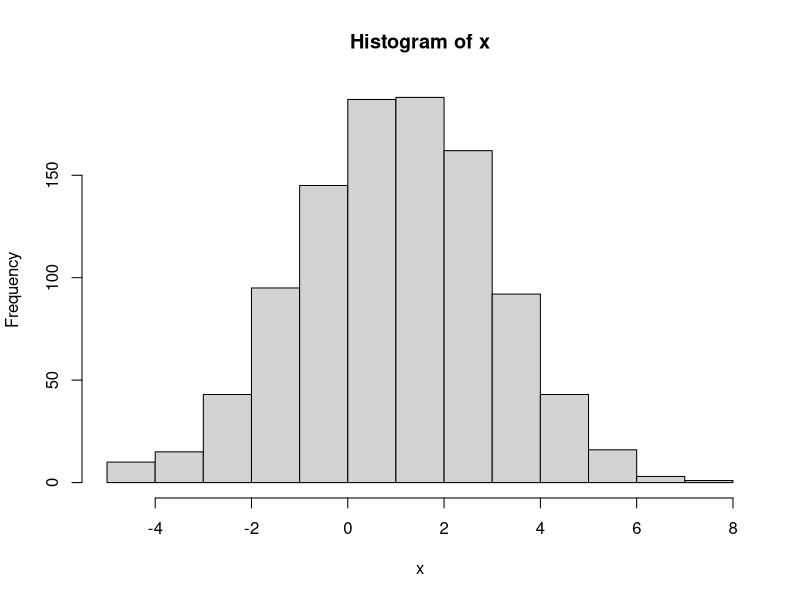
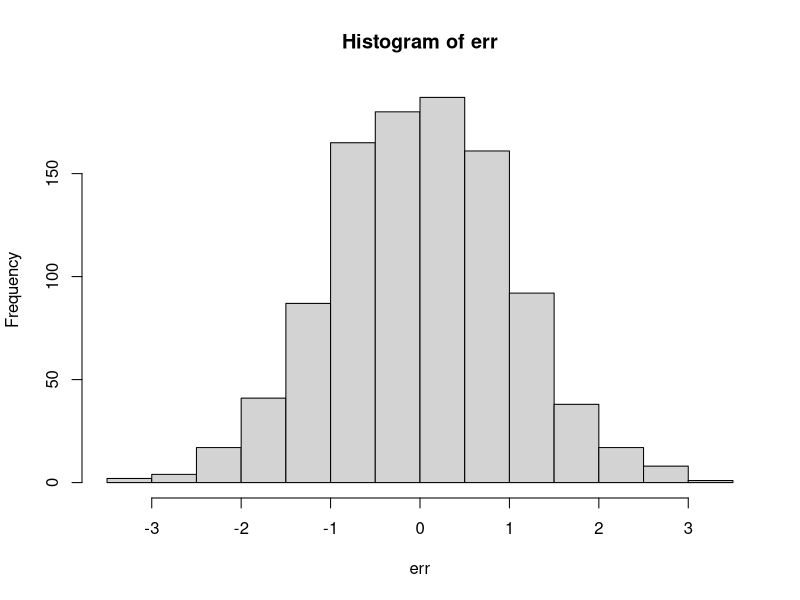
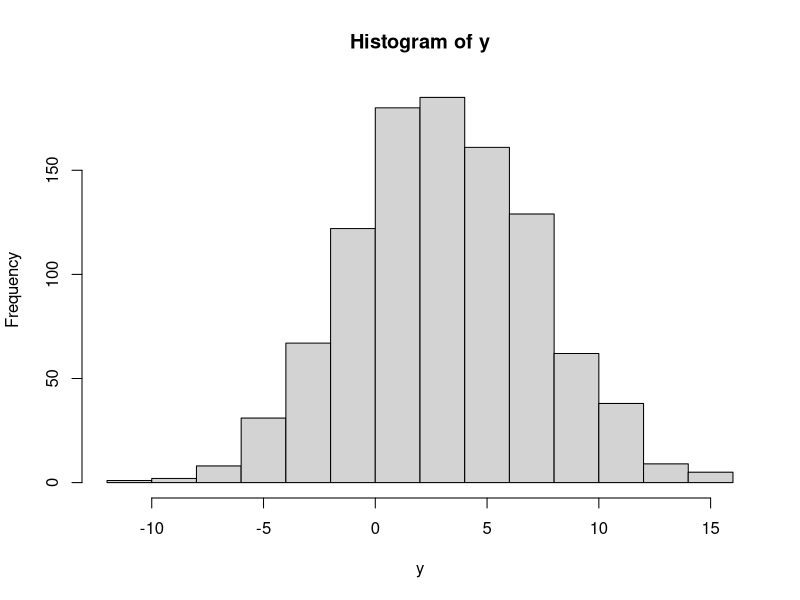

Write the R code that produced these figures, in order.
# regression simulation 
## these are true values of beta. 
beta0=5 
beta1=-2
x=rnorm(1000,1,2)
hist(x)
err=rnorm(1000,0,1)
hist(err)
y=beta0+beta1*x+err
hist(y)
# run using package
reg.package=lm(y~x);summary(reg.package)

# now use matrix algebra to get to same results. 

#soln from slides will be 
# beta hat = inv(X'X)X'y , remember X has intercept column alsp 

# first update X
X=cbind(rep(1,length(x)),x)
X
# now write the above formula 
beta_hat_matrix_algebra=solve(t(X) %*%X ) %*% t(X) %*% y
beta_hat_matrix_algebra

# but what about the p-values and other things 

# let's find out the variance co-variance matrix
# we know from the slides that estimate of variance is sig_est=e'e/N-k
# variance covariance matrix is given by sig_est* inv(X'X)

res=y-X %*% beta_hat_matrix_algebra
res
# estimate of sigma hat 
sigma_hat=(t(res) %*% res)/(nrow(X)-2)
# now the variance covariance matrix 
sigma_hat=as.numeric(sigma_hat)
vcov.matrix=sigma_hat*solve(t(X) %*%X )
vcov.matrix
# now t-value of b0 and b1
t_val_b0=beta_hat_matrix_algebra[1,1]/sqrt(vcov.matrix[1,1])
t_val_b0
t_val_b1=beta_hat_matrix_algebra[2,1]/sqrt(vcov.matrix[2,2])
t_val_b1
#######



